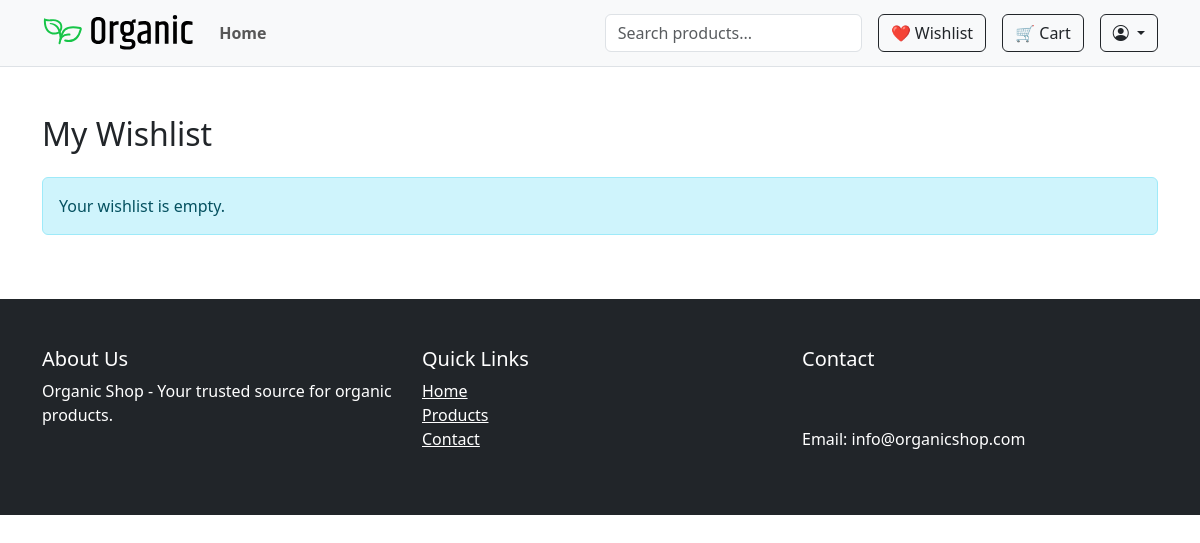
Page /accounts/wishlist/ (signed in) on the earlier database version.
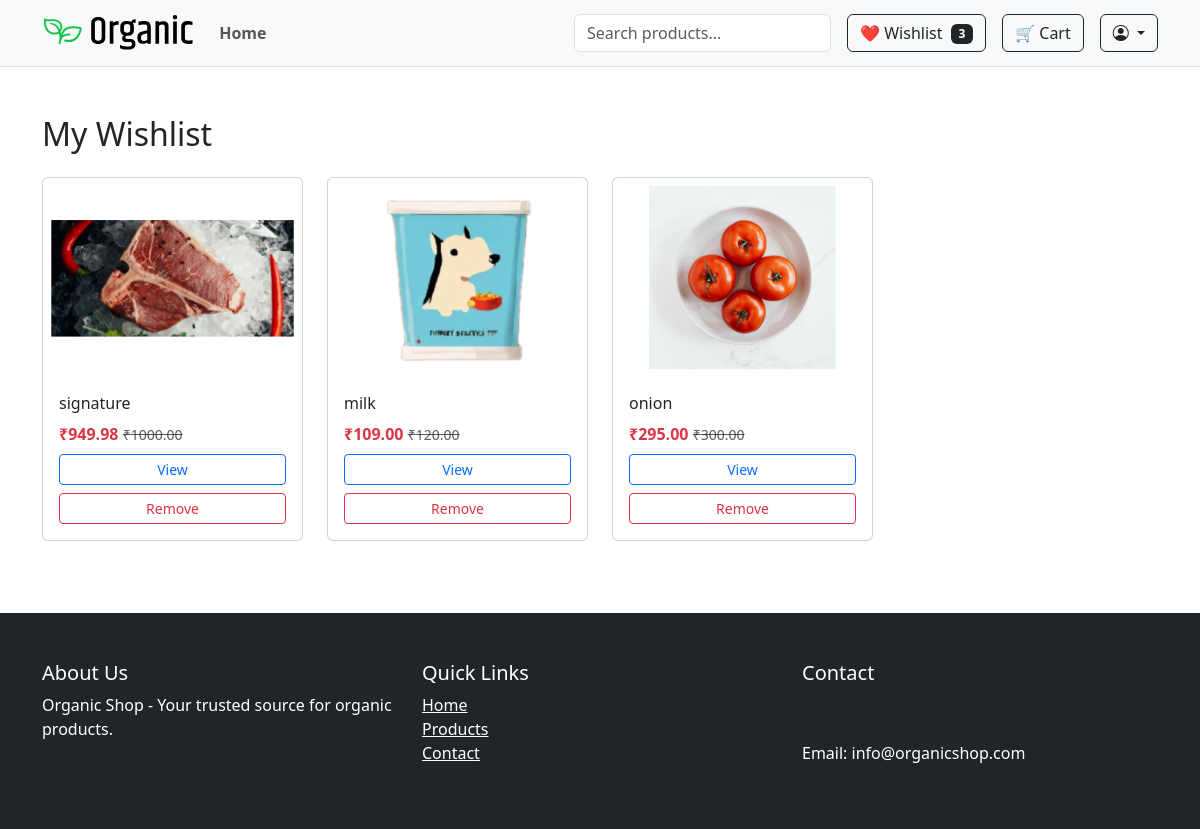
Same page on the later database version.
### accounts/models.py (models this page shows)
class Wishlist(models.Model):
    user = models.ForeignKey(User, on_delete=models.CASCADE, related_name='account_wishlist')
    product = models.ForeignKey(Product, on_delete=models.CASCADE, related_name='account_wishlist_items')
    added_at = models.DateTimeField(auto_now_add=True)
    class Meta:
        unique_together = ('user', 'product')

### shop/models.py (models this page shows, shortened)
class Product(models.Model):
    category = models.ForeignKey(Category, on_delete=models.CASCADE, related_name='products')
    name = models.CharField(max_length=255)
    slug = models.SlugField(unique=True)
    description = models.TextField()
    price = models.DecimalField(max_digits=10, decimal_places=2)
    discount_price = models.DecimalField(max_digits=10, decimal_places=2, null=True, blank=True)
    image = models.ImageField(upload_to='products/')
    is_featured = models.BooleanField(default=False)
    sold_count = models.PositiveIntegerField(default=0)
    created_at = models.DateTimeField(auto_now_add=True)
    views = models.PositiveIntegerField(default=0)
    available = models.BooleanField(default=True)
    stock = models.PositiveIntegerField(default=0)

### accounts/views.py (the view)
# urls.py: path('wishlist/', views.wishlist_view, name='wishlist'),
@login_required
def wishlist_view(request):
    wishlist_items = Wishlist.objects.filter(user=request.user).select_related('product')
    wishlist_count = wishlist_items.count()
    return render(request, 'accounts/wishlist.html', {
        'wishlist_items': wishlist_items,
        'wishlist_count': wishlist_count
        })

### accounts/templates/accounts/wishlist.html (shortened to what this page needs)
{% extends 'shop/base.html' %}
{% load static %}
{% block content %}
<div class="container py-5">
    <h2 class="mb-4">My Wishlist</h2>
    {% if wishlist_items %}
        <div class="row">
            {% for item in wishlist_items %}
                <div class="col-6 col-md-3 mb-4">
                    <div class="card h-100">
                        <img src="{{ item.product.image.url }}" class="card-img-top p-2" alt="{{ item.product.name }}" style="height: 200px; object-fit: contain;">
                        <div class="card-body">
                            <h6 class="card-title">{{ item.product.name|truncatechars:40 }}</h6>
                            <div class="price mb-2">
                                {% if item.product.discount_price %}
                                    <span class="text-danger fw-bold">₹{{ item.product.discount_price }}</span>
                                    <small class="text-muted text-decoration-line-through">₹{{ item.product.price }}</small>
                                {% else %}
                                    ₹{{ item.product.price }}
                                {% endif %}
                            </div>
                            <a href="{% url 'shop:product_detail' item.product.slug %}" class="btn btn-outline-primary btn-sm w-100 mb-2">View</a>
                            <form action="{% url 'accounts:remove_from_wishlist' item.product.id %}" method="post">
                                <button type="submit" class="btn btn-outline-danger btn-sm w-100">Remove</button>
                            </form>
                        </div>
                    </div>
                </div>
            {% endfor %}
        </div>
    {% else %}
        <div class="alert alert-info">Your wishlist is empty.</div>
    {% endif %}
</div>
{% endblock %}

### shop/templates/shop/base.html (shortened to what this page needs)
<!DOCTYPE html>
{% load static %}
<html lang="en">
<head>
    <link href="https://cdn.jsdelivr.net/npm/bootstrap@5.3.0-alpha3/dist/css/bootstrap.min.css" rel="stylesheet">
    <link rel="stylesheet" href="{% static 'css/style.css' %}">
    <link rel="stylesheet" href="https://cdn.jsdelivr.net/npm/bootstrap-icons@1.10.5/font/bootstrap-icons.css">
</head>
<body>
    {% include 'shop/partials/header.html' %}
    <main>
        {% block content %}{% endblock %}
    </main>
    {% include 'shop/partials/footer.html' %}
</body>
</html>

### shop/templates/shop/partials/header.html (shortened to what this page needs)
{% load static %}
<header>
  <nav class="navbar navbar-expand-lg navbar-light bg-light border-bottom py-2">
    <div class="container">
      <a class="navbar-brand" href="{% url 'shop:index' %}">
        <img src="{% static 'images/logo.svg' %}" alt="Organic Shop" height="40">
      </a>
      <div class="collapse navbar-collapse" id="navbarContent">
        <ul class="navbar-nav me-auto mb-2 mb-lg-0 gap-2">
          <li class="nav-item">
            <a class="nav-link fw-semibold" href="{% url 'shop:index' %}">Home</a>
          </li>
        </ul>
        <form class="d-flex position-relative me-3" id="ajax-search-form">
          <input class="form-control" type="search" id="search-input" placeholder="Search products..." aria-label="Search">
        </form>
        {% if user.is_authenticated %}
    <a href="{% url 'accounts:wishlist' %}" class="btn btn-outline-dark me-3">
        ❤️ Wishlist
        {% if wishlist_count %}
            <span class="badge bg-dark ms-1">{{ wishlist_count }}</span>
        {% endif %}
    </a>
    <a href="{% url 'shop:cart_detail' %}" class="btn btn-outline-dark me-3">
        🛒 Cart
    </a>
{% endif %}
        <div class="dropdown">
          <a class="btn btn-outline-dark dropdown-toggle" href="#" role="button" id="userMenu" data-bs-toggle="dropdown" aria-expanded="false">
            <i class="bi bi-person-circle"></i>
          </a>
        </div>
      </div>
    </div>
  </nav>
</header>

### shop/templates/shop/partials/footer.html
<footer class="bg-dark text-white py-5">
    <div class="container">
        <div class="row">
            <div class="col-md-4">
                <h5>About Us</h5>
                <p>Organic Shop - Your trusted source for organic products.</p>
            </div>
            <div class="col-md-4">
                <h5>Quick Links</h5>
                <ul class="list-unstyled">
                    <li><a href="#" class="text-white">Home</a></li>
                    <li><a href="#" class="text-white">Products</a></li>
                    <li><a href="#" class="text-white">Contact</a></li>
                </ul>
            </div>
            <div class="col-md-4">
                <h5>Contact</h5>
                <address>
                    <br>
                    <br>
                    Email: info@organicshop.com
                </address>
            </div>
        </div>
    </div>
</footer>

### shop/static/css/style.css (style rules this page uses)
.price .text-danger { font-weight: bold; }

Differences in the rows shown:
added Wishlist: product.image (picture), product.name "signature", product.discount_price "949.98", product.price "1000.00"
added Wishlist: product.image (picture), product.name "milk", product.discount_price "109.00", product.price "120.00"
added Wishlist: product.image (picture), product.name "onion", product.discount_price "295.00", product.price "300.00"
Other differences:
{{ wishlist_count }}: (not shown) → "3"
text no longer shown: "Your wishlist is empty."
